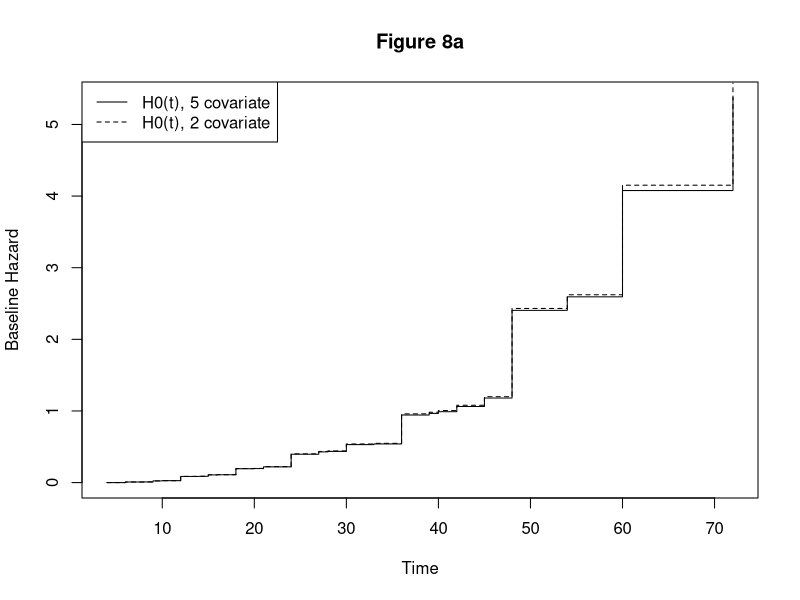
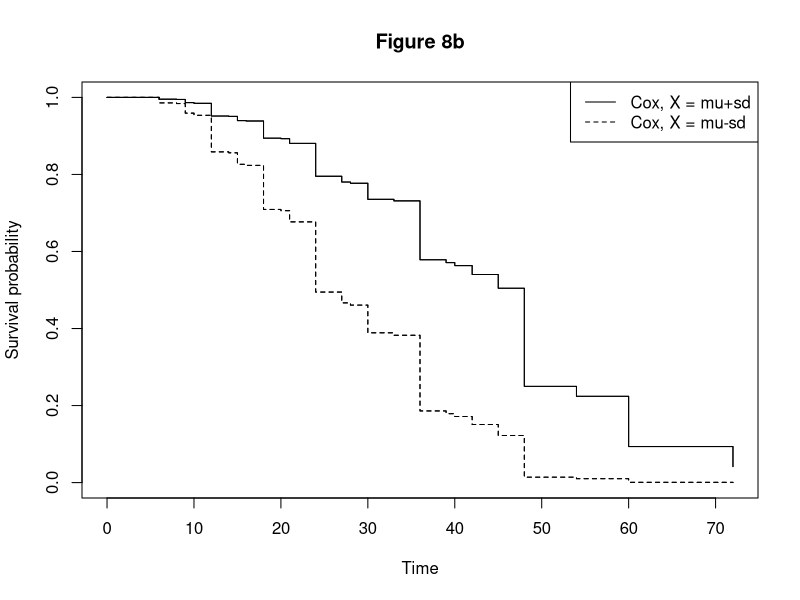

Here is the R script that generated these plots, in order:
#=========================================================================
# Prepare Environment
#-------------------------------------------------------------------------
library(survival)
library(MASS)
library(fitdistrplus)
#=========================================================================
# Step 0. Get the data
#-------------------------------------------------------------------------
myCredit=read.csv('GermanCredit.csv')   # Extract the German Credit Data
summary(myCredit)                       # descriptive statistics
#=========================================================================
# Step 1. Preparing Right Censor Data
#-------------------------------------------------------------------------
Lifetime = myCredit$Duration                  # Right Censor Survival Data
Status = ifelse(myCredit$Class=="Bad",1,0)    # Censoring indicator variable (1 for complete obs, 0 for censored)
# Data preparation for KM estimation but not for parametric fit
CensorData = data.frame(cbind(Lifetime,Status))                 # Censor Data      
SurvObject = Surv(myCredit$Duration,(myCredit$Class)=="Bad")    # Survival Object
#=========================================================================
# Step 2. Build Cox proportional hazard models Semi-Parametric
#-------------------------------------------------------------------------
# Cox proportional hazards model regression
ResultSP = coxph(SurvObject ~ Age+Amount+InstallmentRatePercentage+NumberExistingCredits+NumberPeopleMaintenance, data=myCredit)     # Build the coxph model
summary(ResultSP)
BaselineHazard=basehaz(ResultSP)
plot(BaselineHazard$time,BaselineHazard$hazard,type='s',xlab='Time',ylab='Baseline Hazard')
ResultSP = coxph(SurvObject ~ Amount + InstallmentRatePercentage, data=myCredit)     # Build the coxph model
summary(ResultSP)
BaselineHazard=basehaz(ResultSP)
lines(BaselineHazard$time,BaselineHazard$hazard,type='s',lty=2)
legend('topleft',c("H0(t), 5 covariate","H0(t), 2 covariate"),lty=c(1,2),col=c(1,1))
title("Figure 8a")
#-------------------------------------------------------------------------
# Visualize
#-------------------------------------------------------------------------
# Compare predictions for X = mu+sd and X = mu-sd (on Amount, Inst. rate const. at mean)
newdata <- data.frame( rep(mean(myCredit$Amount)+sd(myCredit$Amount),2), 
                       rep(mean(myCredit$InstallmentRatePercentage),2))
colnames(newdata)=c('Amount','InstallmentRatePercentage')

plot(survfit(ResultSP, newdata, se.fit=F), xlab = "Time", ylab="Survival probability")
ts = seq(min(Lifetime),max(Lifetime),length.out = 200)
newdata[,'Amount']=rep(mean(myCredit$Amount)-sd(myCredit$Amount),2)
lines(survfit(ResultSP, newdata, se.fit=F), lty = 2)
legend('topright',c("Cox, X = mu+sd","Cox, X = mu-sd"),lty=c(1,2),col=c(1,1))
title("Figure 8b")
#-------------------------------------------------------------------------
